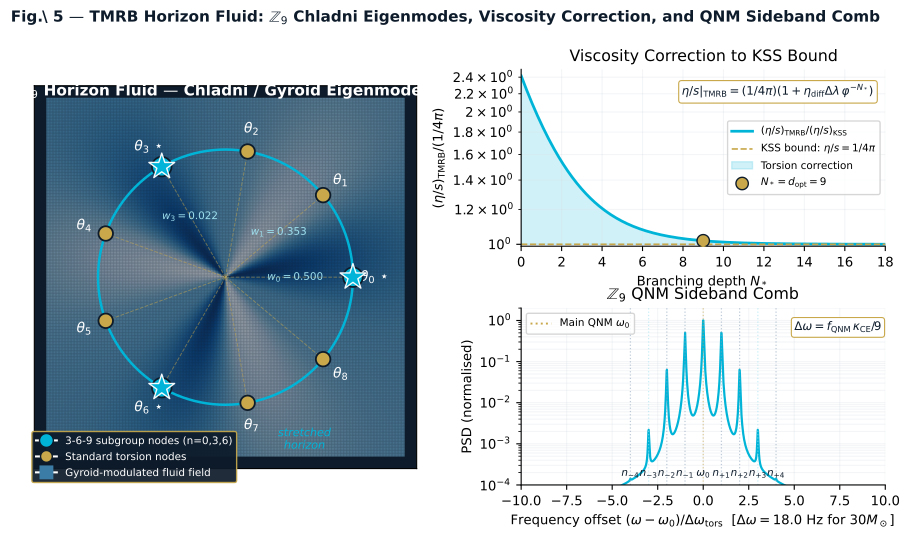

The Python source for this figure:
"""fig4_qnm_sideband_comb.py — three-panel horizon fluid figure.

Panel L  : Z9 Chladni nodal pattern on stretched horizon (gyroid eigenmode sum)
Panel TR : (eta/s)_TMRB / (1/4pi) vs branching depth N*
Panel BR : Z9 QNM sideband comb (PSD around f_QNM for 30 Msun BH)
"""
import numpy as np
import matplotlib as mpl
import matplotlib.pyplot as plt
from matplotlib.gridspec import GridSpec
from matplotlib.patches import Circle

NAVY = '#0D1B2A'; GOLD = '#C8A84B'; CYAN = '#00B4D8'
PALE = '#9EE0EF'; INK = '#142840'; LGRAY = '#D5DCE4'; MUTED = '#8AA0B8'
TEAL = '#0E5A6F'

mpl.rcParams.update({'font.family': 'DejaVu Sans', 'font.size': 9.5,
                     'mathtext.fontset': 'dejavusans', 'savefig.dpi': 300})

phi = (1+np.sqrt(5))/2
eta_diff = 0.82
delta_lam = 1.7287  # 2*pi/(9*kappa_CE), kappa_CE = 0.4038

fig = plt.figure(figsize=(11.0, 5.4))
gs = GridSpec(2, 2, figure=fig, width_ratios=[1.05, 1.0],
              height_ratios=[1.0, 1.0], hspace=0.35, wspace=0.28)

# ============================================================================
# LEFT PANEL — Chladni / gyroid eigenmodes
# ============================================================================
ax1 = fig.add_subplot(gs[:, 0])
ax1.set_facecolor(NAVY)

# Background gyroid-modulated field (smooth angular pattern)
NN = 240
xg = np.linspace(-1.4, 1.4, NN)
X, Y = np.meshgrid(xg, xg)
R2 = X**2 + Y**2
THETA = np.arctan2(Y, X)
field = np.cos(3*THETA) * np.exp(-0.6*R2) + 0.5*np.sin(6*THETA)*np.exp(-0.8*R2)
ax1.pcolormesh(X, Y, field, cmap='Blues', alpha=0.55, shading='auto', zorder=0)

# Stretched horizon ring
ax1.add_patch(Circle((0,0), 1.0, fill=False, edgecolor=CYAN, linewidth=1.8))
ax1.text(0.62, -1.18, 'stretched\nhorizon', color=CYAN, fontsize=8.0,
         ha='center', va='top', style='italic')

# Nine torsion nodes
N = 9
angles = 2*np.pi*np.arange(N)/N
weights = 0.5*np.exp(-np.pi*np.arange(-4,5)**2/9)  # for n labels
# Actually w_n for n=0..8 by symmetric reduction; just use the canonical values
w_table = {0: 0.500, 1: 0.353, 3: 0.022}
for n, th in enumerate(angles):
    x, y = np.cos(th), np.sin(th)
    is_369 = n in (0, 3, 6)
    color = CYAN if is_369 else GOLD
    size  = 200 if is_369 else 110
    # Dashed spoke
    ax1.plot([0, 0.95*x], [0, 0.95*y], color=GOLD, linestyle='--',
             linewidth=0.7, alpha=0.5, zorder=1)
    ax1.scatter([x], [y], s=size, c=color, edgecolors=NAVY,
                linewidths=1.3, zorder=4)
    if is_369:
        ax1.scatter([x], [y], s=380, marker='*', c=CYAN,
                    edgecolors='white', linewidths=1.0, zorder=5, alpha=0.95)
    # Label
    lx, ly = 1.18*x, 1.18*y
    ax1.text(lx, ly, rf'$\theta_{{{n}}}$' + (r'$\,\star$' if is_369 else ''),
             ha='center', va='center', color='white', fontsize=10,
             fontweight='bold' if is_369 else 'normal')
    # Weight annotation for n=0,1,3
    if n in w_table:
        ax1.text(0.55*x, 0.55*y, rf'$w_{{{n}}}={w_table[n]:.3f}$',
                 ha='center', va='center', color=PALE, fontsize=7.5,
                 style='italic')

ax1.text(0, 1.45, r'$\mathbb{Z}_9$ Horizon Fluid — Chladni / Gyroid Eigenmodes',
         ha='center', va='center', color='white',
         fontsize=11, fontweight='bold')

# Legend
from matplotlib.lines import Line2D
leg_h = [
    Line2D([0],[0], marker='o', color='w', markerfacecolor=CYAN,
           markersize=10, markeredgecolor=NAVY,
           label='3-6-9 subgroup nodes (n=0,3,6)'),
    Line2D([0],[0], marker='o', color='w', markerfacecolor=GOLD,
           markersize=8.5, markeredgecolor=NAVY,
           label='Standard torsion nodes'),
    Line2D([0],[0], marker='s', color='w', markerfacecolor='#3A7CA5',
           markersize=10, markeredgecolor='none',
           label='Gyroid-modulated fluid field'),
]
ax1.legend(handles=leg_h, loc='lower left',
           bbox_to_anchor=(-0.02, -0.05),
           facecolor=NAVY, edgecolor=GOLD, framealpha=0.92,
           fontsize=7.5, labelcolor='white')

ax1.set_xlim(-1.5, 1.5); ax1.set_ylim(-1.5, 1.5)
ax1.set_aspect('equal'); ax1.set_xticks([]); ax1.set_yticks([])

# ============================================================================
# TOP RIGHT — viscosity correction
# ============================================================================
ax2 = fig.add_subplot(gs[0, 1])
N_ = np.linspace(0, 18, 400)
ratio = 1.0 + eta_diff * delta_lam * phi**(-N_)
ax2.plot(N_, ratio, color=CYAN, linewidth=2.0,
         label=r'$(\eta/s)_{\rm TMRB}/(\eta/s)_{\rm KSS}$')
ax2.axhline(1.0, color=GOLD, linestyle='--', linewidth=1.2,
            label=r'KSS bound: $\eta/s=1/4\pi$')
ax2.fill_between(N_, np.ones_like(N_), ratio, color=CYAN, alpha=0.18,
                 label='Torsion correction')

# d_opt = 9 marker
N_opt = 9
r_opt = 1.0 + eta_diff*delta_lam*phi**(-N_opt)
ax2.scatter([N_opt], [r_opt], s=80, color=GOLD, edgecolors=NAVY,
            zorder=5, label=rf'$N_* = d_{{\rm opt}}=9$')

# Equation box
ax2.text(0.97, 0.92,
         r'$\eta/s|_{\rm TMRB} = (1/4\pi)(1+\eta_{\rm diff}\Delta\lambda\,\varphi^{-N_*})$',
         transform=ax2.transAxes, ha='right', va='top', fontsize=8.5,
         color=NAVY, bbox=dict(boxstyle='round,pad=0.25', facecolor='white',
                                edgecolor=GOLD, linewidth=0.8))

ax2.set_xlabel(r'Branching depth $N_*$')
ax2.set_ylabel(r'$(\eta/s)_{\rm TMRB}/(1/4\pi)$')
ax2.set_title('Viscosity Correction to KSS Bound')
ax2.set_xlim(0, 18); ax2.set_yscale('log'); ax2.set_ylim(0.99, 2.5)
ax2.grid(True, which='both', alpha=0.30, color=LGRAY)
ax2.legend(loc='center right', fontsize=7.5)
ax2.spines['top'].set_visible(False); ax2.spines['right'].set_visible(False)

# ============================================================================
# BOTTOM RIGHT — Z9 QNM sideband comb (schematic PSD)
# ============================================================================
ax3 = fig.add_subplot(gs[1, 1])
# 30 Msun BH ringdown: f_QNM ~ 0.3736/(2 pi M) but in Hz roughly 250 Hz; 
# sideband spacing Delta f = f_QNM * kappa_CE / 9 = 250 * 0.4038/9 ~ 11 Hz.
# Per text: ~18 Hz for 30 Msun. Use that.
delta_f = 18.0
f0 = 0.0   # offset
n_modes = np.arange(-4, 5)
w_n = 0.5*np.exp(-np.pi*n_modes**2/9)

# Build PSD: main peak + 9 sidebands (Lorentzians)
freq = np.linspace(-10*delta_f, 10*delta_f, 1500)
psd_norm = freq*0
gamma = 0.5  # width
for k, w in zip(n_modes, w_n):
    psd_norm += w**2 / ((freq - k*delta_f)**2 + gamma**2)
psd_norm /= psd_norm.max()
ax3.semilogy(freq/delta_f, psd_norm, color=CYAN, linewidth=1.6)

# Mark each sideband
for k, w in zip(n_modes, w_n):
    yk = w**2 / gamma**2
    yk /= (w_n.max()**2/gamma**2)
    is_main = (k == 0)
    is_369 = (abs(k) in (0, 3, 6))
    color = GOLD if is_main else (PALE if is_369 else MUTED)
    ax3.axvline(k, color=color, linestyle=':', alpha=0.55, linewidth=0.9)
    ax3.text(k, 1.6e-4, f'$n_{{{k:+d}}}$' if k!=0 else r'$\omega_0$',
             ha='center', fontsize=7.5, color=NAVY,
             fontweight='bold' if is_main else 'normal')

ax3.set_xlabel(rf'Frequency offset $(\omega-\omega_0)/\Delta\omega_{{\rm tors}}$  '
               rf'[$\Delta\omega = {delta_f:.1f}$ Hz for 30$M_\odot$]')
ax3.set_ylabel('PSD (normalised)')
ax3.set_title(r'$\mathbb{Z}_9$ QNM Sideband Comb')
ax3.set_xlim(-10, 10); ax3.set_ylim(1e-4, 2)
ax3.grid(True, which='both', alpha=0.30, color=LGRAY)
ax3.text(0.99, 0.93, r'$\Delta\omega = f_{\rm QNM}\,\kappa_{\rm CE}/9$',
         transform=ax3.transAxes, ha='right', va='top', fontsize=8.5,
         color=NAVY, bbox=dict(boxstyle='round,pad=0.25', facecolor='white',
                                edgecolor=GOLD, linewidth=0.8))

# Main legend marker
from matplotlib.lines import Line2D
ax3.legend([Line2D([0],[0], color=GOLD, linewidth=1.4, linestyle=':')],
           [r'Main QNM $\omega_0$'],
           loc='upper left', fontsize=7.5)
ax3.spines['top'].set_visible(False); ax3.spines['right'].set_visible(False)

# Super-title
fig.suptitle(r'Fig.\ 5 — TMRB Horizon Fluid: $\mathbb{Z}_9$ Chladni Eigenmodes,'
             ' Viscosity Correction, and QNM Sideband Comb',
             fontsize=11, color=NAVY, y=0.99, fontweight='bold')

plt.savefig('fig4_qnm_sideband_comb.pdf', dpi=300, bbox_inches='tight')
plt.savefig('fig4_qnm_sideband_comb.png', dpi=300, bbox_inches='tight')
print('Wrote fig4_qnm_sideband_comb.{pdf,png}')
